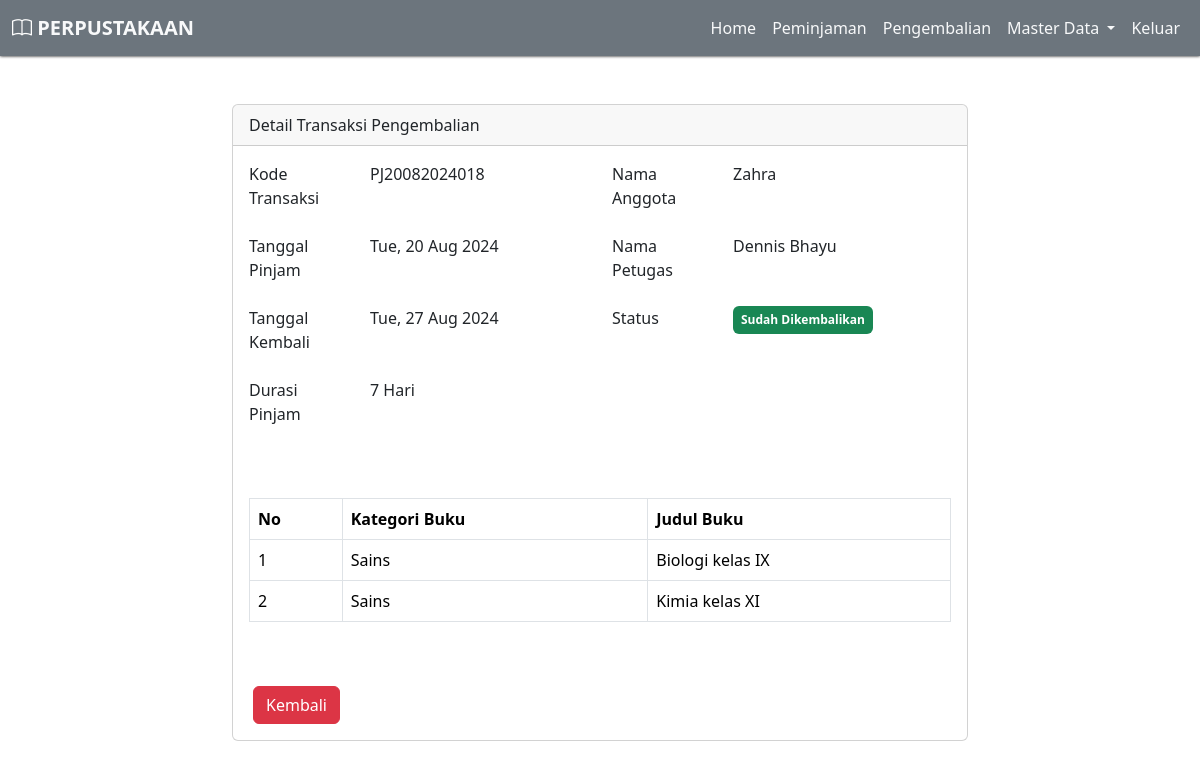
Screenshot of /?pg=tambah-pengembalian&detail=18 with the database file from the repository.
### tables this page shows
CREATE TABLE `peminjaman` (
  `id` int(11) NOT NULL,
  `id_anggota` int(11) NOT NULL,
  `id_user` int(11) NOT NULL,
  `kode_transaksi` varchar(30) NOT NULL,
  `tgl_pinjam` date NOT NULL,
  `tgl_kembali` date NOT NULL,
  `status` tinyint(1) NOT NULL,
  `created_at` timestamp NOT NULL DEFAULT current_timestamp(),
  `updated_at` timestamp NOT NULL DEFAULT current_timestamp() ON UPDATE current_timestamp(),
  `deleted_at` tinyint(1) NOT NULL DEFAULT 0
);

CREATE TABLE `anggota` (
  `id` int(11) NOT NULL,
  `nisn` varchar(16) NOT NULL,
  `nama_lengkap` varchar(50) NOT NULL,
  `jenis_kelamin` enum('Laki-laki','Perempuan') NOT NULL,
  `no_telp` varchar(13) NOT NULL,
  `alamat` text NOT NULL,
  `created_at` timestamp NOT NULL DEFAULT current_timestamp(),
  `updated_at` timestamp NOT NULL DEFAULT current_timestamp() ON UPDATE current_timestamp()
);

CREATE TABLE `user` (
  `id` int(11) NOT NULL,
  `id_level` int(11) NOT NULL,
  `nama_lengkap` varchar(50) NOT NULL,
  `email` varchar(50) NOT NULL,
  `password` varchar(100) NOT NULL,
  `created_at` timestamp NOT NULL DEFAULT current_timestamp(),
  `updated_at` timestamp NOT NULL DEFAULT current_timestamp() ON UPDATE current_timestamp()
);

CREATE TABLE `detail_peminjaman` (
  `id` int(11) NOT NULL,
  `id_peminjaman` int(11) NOT NULL,
  `id_buku` int(11) NOT NULL,
  `id_kategori` int(11) NOT NULL
);

CREATE TABLE `kategori` (
  `id` int(11) NOT NULL,
  `nama_kategori` varchar(50) NOT NULL,
  `keterangan` text NOT NULL,
  `created_at` timestamp NOT NULL DEFAULT current_timestamp(),
  `updated_at` timestamp NOT NULL DEFAULT current_timestamp() ON UPDATE current_timestamp()
);

CREATE TABLE `buku` (
  `id` int(11) NOT NULL,
  `id_kategori` int(11) NOT NULL,
  `judul` varchar(50) NOT NULL,
  `jumlah` int(11) NOT NULL,
  `penerbit` varchar(50) NOT NULL,
  `tahun_terbit` varchar(5) NOT NULL,
  `penulis` varchar(100) NOT NULL,
  `created_at` timestamp NOT NULL DEFAULT current_timestamp(),
  `updated_at` timestamp NOT NULL DEFAULT current_timestamp() ON UPDATE current_timestamp()
);

### content/tambah-pengembalian.php (the view, shortened to what this page needs)
<?php
if (isset($_GET['detail'])) {
    $id = $_GET['detail'];
    $detail = mysqli_query(
        $koneksi,
        "SELECT
    anggota.nama_lengkap as nama_anggota,
    peminjaman.*,
    user.nama_lengkap
    FROM peminjaman
    LEFT JOIN anggota ON anggota.id = peminjaman.id_anggota
    LEFT JOIN user ON user.id = peminjaman.id_user
    WHERE peminjaman.id = '$id'"
    );
    $rowDetail = mysqli_fetch_assoc($detail);
    $tgl_pinjam = $rowDetail['tgl_pinjam'];
    $tgl_kembali = $rowDetail['tgl_kembali'];
    $date_pinjam = new DateTime($tgl_pinjam);
    $date_kembali = new DateTime($tgl_kembali);
    $interval = $date_pinjam->diff($date_kembali);
    $queryDetail = mysqli_query($koneksi, "SELECT * FROM detail_peminjaman
    LEFT JOIN buku ON buku.id = detail_peminjaman.id_buku
    LEFT JOIN kategori ON kategori.id = detail_peminjaman.id_kategori
    WHERE id_peminjaman = '$id'");
}
?>
<?php
if (isset($_GET['detail'])): ?>
    <div class="container mt-5">
        <div class="row justify-content-center">
            <div class="col-sm-8">
                <div class="card">
                    <div class="card-header">Detail Transaksi Pengembalian</div>
                    <div class="card-body">
                        <div class="mb-3 row">
                            <div class="col-sm-6">
                                <div class="row mb-3">
                                    <div class="col-sm-4">
                                        <label for="" class="form-label">Kode Transaksi</label>
                                    </div>
                                    <div class="col-sm-8">
                                        <?= $rowDetail['kode_transaksi'] ?>
                                    </div>
                                </div>
                                <div class="row mb-3">
                                    <div class="col-sm-4">
                                        <label for="" class="form-label">Tanggal Pinjam</label>
                                    </div>
                                    <div class="col-sm-8">
                                        <?= date('D, d M Y', strtotime($rowDetail['tgl_pinjam'])) ?>
                                    </div>
                                </div>
                                <div class="row mb-3">
                                    <div class="col-sm-4">
                                        <label for="" class="form-label">Tanggal Kembali</label>
                                    </div>
                                    <div class="col-sm-8">
                                        <?= date('D, d M Y', strtotime($rowDetail['tgl_kembali'])) ?>
                                    </div>
                                </div>
                                <div class="row mb-3">
                                    <div class="col-sm-4">
                                        <label for="" class="form-label">Durasi Pinjam</label>
                                    </div>
                                    <div class="col-sm-8">
                                        <?= $interval->days . " Hari" ?>
                                    </div>
                                </div>
                            </div>
                            <div class="col-sm-6">
                                <div class="row mb-3">
                                    <div class="col-sm-4">
                                        <label for="" class="form-label">Nama Anggota</label>
                                    </div>
                                    <div class="col-sm-8">
                                        <?= $rowDetail['nama_anggota'] ?>
                                    </div>
                                </div>
                                <div class="row mb-3">
                                    <div class="col-sm-4">
                                        <label for="" class="form-label">Nama Petugas</label>
                                    </div>
                                    <div class="col-sm-8">
                                        <?= $rowDetail['nama_lengkap'] ?>
                                    </div>
                                </div>
                                <div class="row mb-3">
                                    <div class="col-sm-4">
                                        <label for="" class="form-label">Status</label>
                                    </div>
                                    <div class="col-sm-8">
                                        <?= getStatus($rowDetail['status']) ?>
                                    </div>
                                </div>
                            </div>
                        </div>
                        <div class="mb-5 mt-5">
                            <table class="table table-bordered">
                                <tr>
                                    <th>No</th>
                                    <th>Kategori Buku</th>
                                    <th>Judul Buku</th>
                                </tr>
                                <?php $no = 1;
                                while ($rowDetail = mysqli_fetch_assoc($queryDetail)) : ?>
                                    <tr>
                                        <td><?= $no++ ?></td>
                                        <td><?= $rowDetail['nama_kategori'] ?></td>
                                        <td><?= $rowDetail['judul'] ?></td>
                                    </tr>
                                <?php endwhile ?>
                            </table>
                        </div>
                        <a href="?pg=pengembalian" class="btn btn-danger mt-3 mx-1" id="back">Kembali</a>
                    </div>
                </div>
            </div>
        </div>
    </div>
    </div>
<?php endif ?>

### rows the page displays
peminjaman: kode_transaksi "PJ20082024018", tgl_pinjam "Tue, 20 Aug 2024", tgl_kembali "Tue, 27 Aug 2024", tgl_pinjam+tgl_kembali "7", id_anggota.nama_lengkap "Zahra", id_user.nama_lengkap "Dennis Bhayu"
detail_peminjaman: id_kategori.nama_kategori "Sains", id_buku.judul "Biologi kelas IX"
detail_peminjaman: id_kategori.nama_kategori "Sains", id_buku.judul "Kimia kelas XI"
